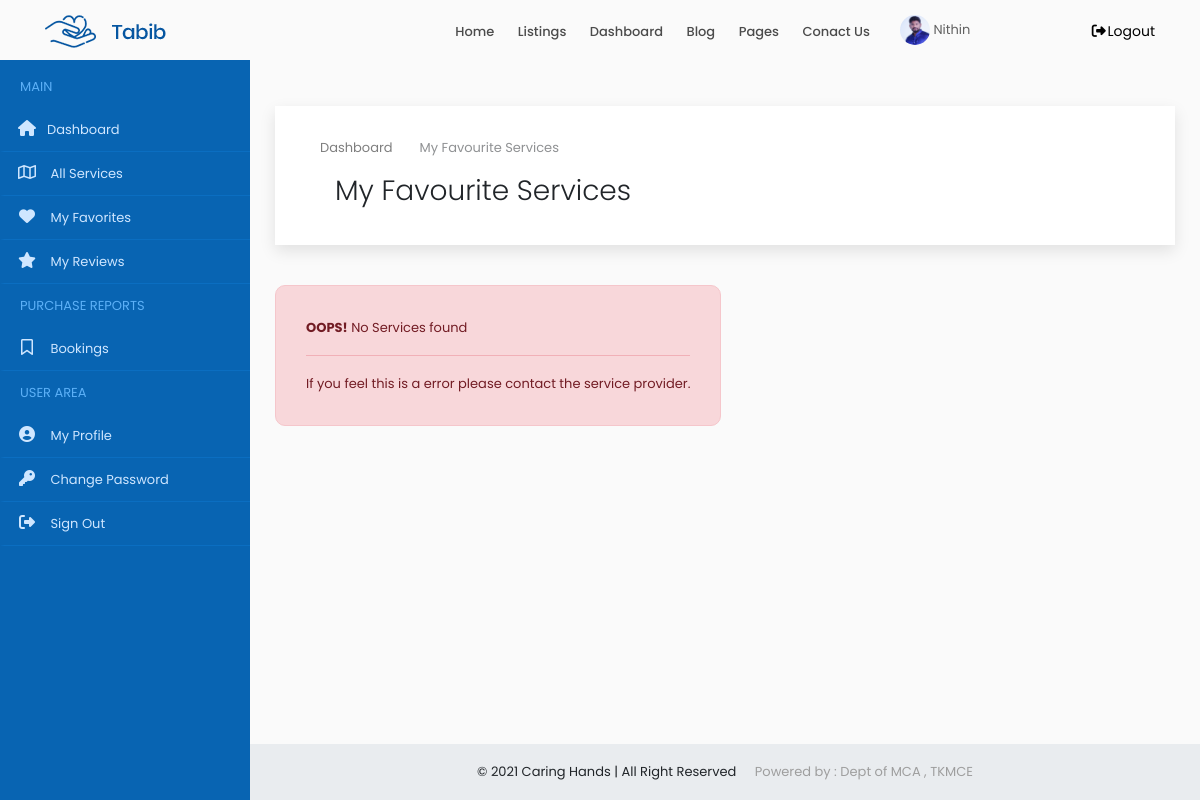
The app's page /user/favourite/ (signed in), older data.
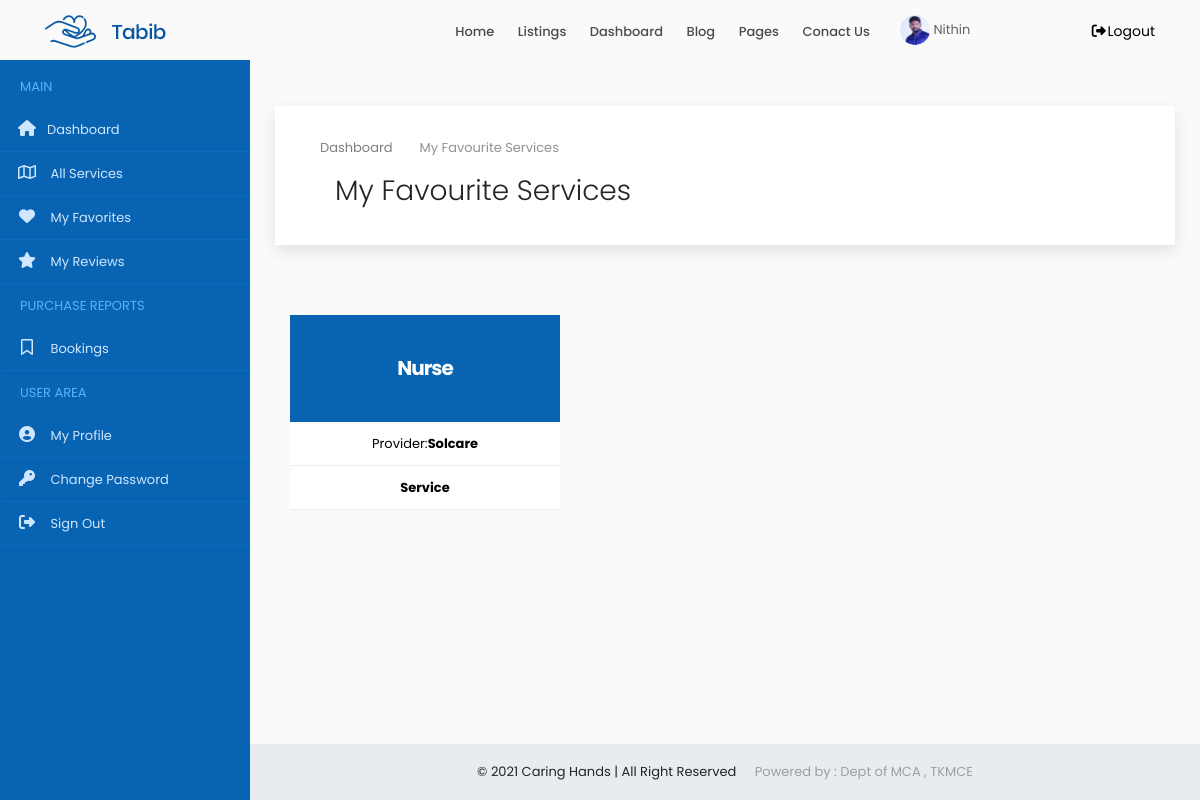
The same page, newer data.
### accounts/models.py (models this page shows, shortened)
class UserFavorite(models.Model):
    user = models.ForeignKey(Users, on_delete=models.CASCADE, null=True, blank=True)
    service = models.ForeignKey(ProviderService, on_delete=models.CASCADE,null=True, blank=True)
    product = models.ForeignKey(SubProduct, on_delete=models.CASCADE,null=True, blank=True)

class ProviderService(models.Model):
    user = models.ForeignKey(Users,on_delete=models.CASCADE,null=True, blank=True)
    service = models.ForeignKey(Service, on_delete=models.CASCADE,null=True, blank=True)
    count = models.IntegerField(null=True, blank=True)
    cost = models.IntegerField()

class Service(models.Model):
    category = models.CharField(max_length=250)
    providers = models.IntegerField(null=True, blank=True)
    users = models.IntegerField(null=True, blank=True)
    def __str__(self):
        return self.category

class Users(models.Model):
    user = models.ForeignKey(User,on_delete=models.CASCADE)
    name = models.CharField(max_length=150)
    email = models.EmailField(max_length=200,null=True, blank=True)
    organization = models.CharField(max_length=250,null=True, blank=True)
    mob = models.CharField(max_length=12)
    sex = models.CharField(max_length=10,choices=gender,default='Male')
    house = models.CharField(max_length=100,null=True, blank=True)
    street1 =models.CharField(max_length=100,null=True, blank=True)
    street2 =models.CharField(max_length=100,null=True, blank=True)
    city = models.CharField(max_length=100,null=True, blank=True)
    district = models.CharField(max_length=100,null=True, blank=True)
    state = models.CharField(max_length=100,null=True,choices=states, blank=True)
    pin = models.CharField(max_length=100,null=True,blank=True)
    age = models.IntegerField(null=True, blank=True)
    type = models.CharField(max_length=20,choices=user_type)
    approval = models.CharField(max_length=20,choices=approval_choices,default='Pending')
    document = models.FileField(upload_to='documents',null=True, blank=True)
    profile_picture = models.FileField(upload_to='dp',default='assets/img/user3.png')

### accounts/views.py (the view)
# urls.py: path('user/favourite/',MyFavorite.as_view(), name='my_favourite'),
class MyFavorite(View):
    def get(self, request):
        x = UserCheck(request)
        if x == True:
            user = request.user
            account = Users.objects.get(user=user)
            fs = UserFavorite.objects.filter(user=account)
            context = {'account': account,'fs': fs}
            return render(request,'user/favourite.html',context)
        else:
            return redirect('home')

### accounts/functions.py (called while the page is built)
def UserCheck(request):
    user = request.user
    if user.is_authenticated:
        try:
            u = Users.objects.get(user=user)
            if u.type == 'public':
                return (True)
            else:
                return (False)
        except:
            return (False)
    else:
        return (False)

### accounts/templates/user/favourite.html (shortened to what this page needs)
{% extends 'common/dashboard_main.html' %}
{% load static %}
{% block content %}
{% include 'common/header.html' %}
{% include 'user/sidenav.html' %}
<div class="content-wrapper">
<div class="container-fluid overflow-hidden">
    <div class="row margin-tb-90px margin-lr-10px sm-mrl-0px">
        <div id="page-title" class="padding-30px background-white full-width box-shadow">
            <div class="container">
                <ol class="breadcrumb opacity-5">
                    <li><a href="{% url 'home' %}">Dashboard</a></li>
                    <li class="active">My Favourite Services</li>
                </ol>
                <div class="container-fluid">
                    <div class="row">
                        <div class="col-6">
                            <h1 class="font-weight-300">My Favourite Services</h1>
                        </div>
                        <div class="col-6">
                        </div>
                    </div>
                </div>
            </div>
        </div>
        <div class="container-fluid">
            <div class="row" style="margin-top:40px">
                {% for i in fs %}
                <div class="col-lg-4 col-md-4  col-sm-6 sm-mb-40px wow fadeInUp" data-wow-delay="0.2s" style="visibility: visible; animation-delay: 0.2s; animation-name: fadeInUp;margin-top: 30px;">
                    <a href="#" data-toggle="modal" data-target="#addservice_{{i.id}}">
                        <div class="pricing hover-effect">
                            <div class="pricing-head text-center">
                                <h3 class="font-weight-700 padding-40px background-main-color margin-0px text-white">
                                    {% if i.service %}
                                    <span class=" z-index-2 position-relative d-block">{{i.service.service|title}}
                                    {% else %}
                                    <span class=" z-index-2 position-relative d-block">{{i.product|title}}<span class="d-block text-small font-weight-300"></span>
                                    {% endif %}
                                    </span>
                                </h3>
                            </div>
                            <ul class="pricing-content text-center list-unstyled background-white">
                                {% if i.service %}
                                <li>Provider:<strong>{{i.service.user.organization}}</strong></li>
                                <li><strong>Service</strong></li>
                                {% else %}
                                <li>Provider:<strong>{{i.subproduct.service.user.organization}}</strong></li>
                                <li><strong>Product</strong></li>
                                {% endif %}
                            </ul>
                        </div>
                    </a>
                </div>
                {% empty %}
                <div class="alert alert-danger  margin-bottom-35px border-radius-10 padding-30px">
                    <strong>OOPS!</strong> No Services found
                    <hr>
                    <p class="margin-0px">If you feel this is a error please contact the service provider.</p>
                </div>
                {% endfor %}
            </div>
        </div>
    </div>
</div>
{% include 'common/small_footer.html' %}
</div>
{% endblock %}

Row changes from the older to the newer data that the page shows:
added UserFavorite: service.service "Nurse", service.user.organization "Solcare"
Text that changed along with them:
text no longer shown: "OOPS! No Services found If you feel this is a error please contact the service provider."
